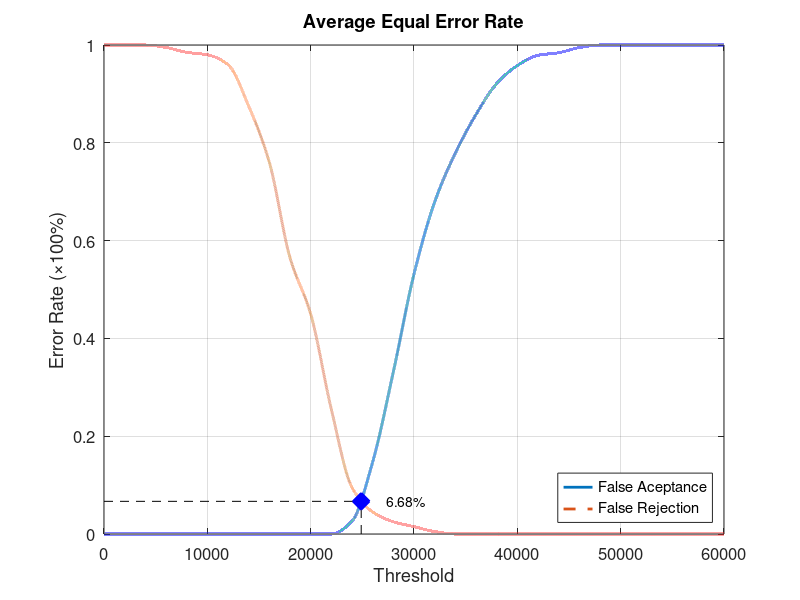
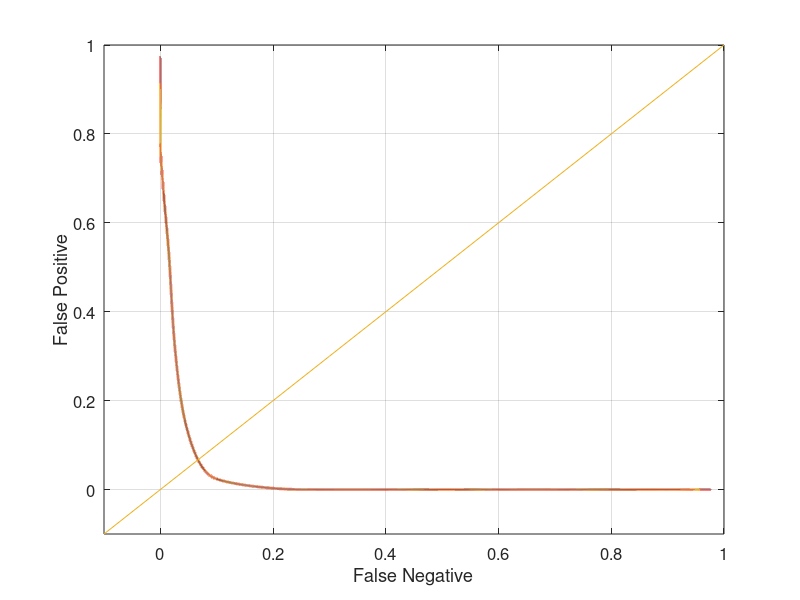

Write MATLAB code to recreate these figures, in order.
function yEER = Database5_1
close all;
clear;
clc;
x = 0:2000:60000;
xq = 0:0.5:60000;

y0 = [0 0 0 0 0 0 0 0 0 0 0 0 0.0263158 0.147368 0.331579 0.531579 0.678947 0.778947 0.857895 0.921053 0.957895 0.978947 0.984211 0.994737 1 1 1 1 1 1 1];
yy0 = interp1(x, y0, xq, 'pchip');
y1 = [1 1 1 0.995 0.985 0.98 0.96 0.875 0.76 0.565 0.45 0.255 0.095 0.045 0.025 0.015 0.005 0 0 0 0 0 0 0 0 0 0 0 0 0 0];
yy1 = interp1(x, y1, xq, 'pchip');

% Calculating EER: 
y2 = abs(y0 - y1);
find(y2 == min(y2))
yy2 = abs(yy0 - yy1);
xEER = find(yy2 == min(yy2));
xEERIndex = xq(xEER) % X-axis EER
yEER = yy0(xEER) % Y-axis EER

main = figure
plot(xq, yy0,'-','LineWidth', 2);	hold on
plot(xq, yy1,'--','LineWidth', 2);	hold on
plot([xEERIndex xEERIndex], [0 yEER], 'k--');	hold on
plot([0 xEERIndex], [yEER yEER], 'k--');	hold on
plot(xEERIndex, yEER, 'bx', 'LineWidth', 10);	hold on
text(xEERIndex + 10 * xEERIndex / 100, yEER, [num2str(round((10000 * yEER)) / 100) '%'])
legend('False Aceptance', 'False Rejection', 'Location', 'SouthEast')
xlabel('Threshold')
ylabel('Error Rate (\times100%)')
title('Average Equal Error Rate')
set(gca, 'FontSize', 12)
axis([0 60000 0 1])
grid on

print(main, 'Database5_1Main', '-dpng');
FNRxFPR = figure('Color', [1 1 1]);
plot(yy1, yy0, '-', yy1, yy0, 'LineWidth', 2);
hold on
y = -0.1:0.1:1
plot(y, y); 
set(gca, 'FontSize', 12)
xlabel('False Negative')
ylabel('False Positive')
axis([-0.1 1 -0.1 1])
set(gca, 'FontSize', 12)
grid on

print(FNRxFPR, 'Database5_1FNRxFPR','-dpng');
end
